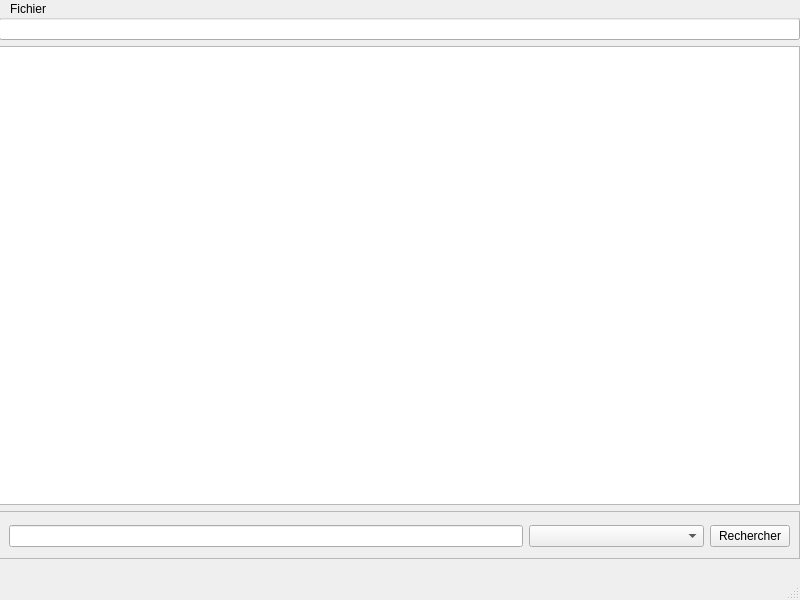
<?xml version="1.0" encoding="UTF-8"?>
<ui version="4.0">
 <class>MainWindow</class>
 <widget class="QMainWindow" name="MainWindow">
  <property name="geometry">
   <rect>
    <x>0</x>
    <y>0</y>
    <width>800</width>
    <height>600</height>
   </rect>
  </property>
  <property name="windowTitle">
   <string>MainWindow</string>
  </property>
  <widget class="QWidget" name="centralwidget">
   <widget class="QWidget" name="layoutWidget">
    <property name="geometry">
     <rect>
      <x>-1</x>
      <y>-1</y>
      <width>801</width>
      <height>541</height>
     </rect>
    </property>
    <layout class="QVBoxLayout" name="verticalLayout">
     <item>
      <widget class="QLineEdit" name="textClefAPI"/>
     </item>
     <item>
      <widget class="QListView" name="listeResultats"/>
     </item>
     <item>
      <widget class="QFrame" name="frame">
       <property name="minimumSize">
        <size>
         <width>0</width>
         <height>48</height>
        </size>
       </property>
       <property name="maximumSize">
        <size>
         <width>16777215</width>
         <height>48</height>
        </size>
       </property>
       <property name="autoFillBackground">
        <bool>true</bool>
       </property>
       <property name="frameShape">
        <enum>QFrame::StyledPanel</enum>
       </property>
       <property name="frameShadow">
        <enum>QFrame::Raised</enum>
       </property>
       <widget class="QWidget" name="layoutWidget">
        <property name="geometry">
         <rect>
          <x>10</x>
          <y>5</y>
          <width>781</width>
          <height>41</height>
         </rect>
        </property>
        <layout class="QHBoxLayout" name="horizontalLayout">
         <item>
          <widget class="QLineEdit" name="textRecherche"/>
         </item>
         <item>
          <widget class="QComboBox" name="selectionSources">
           <property name="minimumSize">
            <size>
             <width>175</width>
             <height>0</height>
            </size>
           </property>
           <property name="maximumSize">
            <size>
             <width>175</width>
             <height>16777215</height>
            </size>
           </property>
          </widget>
         </item>
         <item>
          <widget class="QPushButton" name="boutonRecherche">
           <property name="text">
            <string>Rechercher</string>
           </property>
          </widget>
         </item>
        </layout>
       </widget>
      </widget>
     </item>
    </layout>
   </widget>
  </widget>
  <widget class="QMenuBar" name="menubar">
   <property name="geometry">
    <rect>
     <x>0</x>
     <y>0</y>
     <width>800</width>
     <height>30</height>
    </rect>
   </property>
   <widget class="QMenu" name="menuFichier">
    <property name="title">
     <string>Fichier</string>
    </property>
    <addaction name="actionQuitter"/>
   </widget>
   <addaction name="menuFichier"/>
  </widget>
  <widget class="QStatusBar" name="statusbar"/>
  <action name="actionQuitter">
   <property name="text">
    <string>Quitter</string>
   </property>
  </action>
 </widget>
 <resources/>
 <connections/>
</ui>
